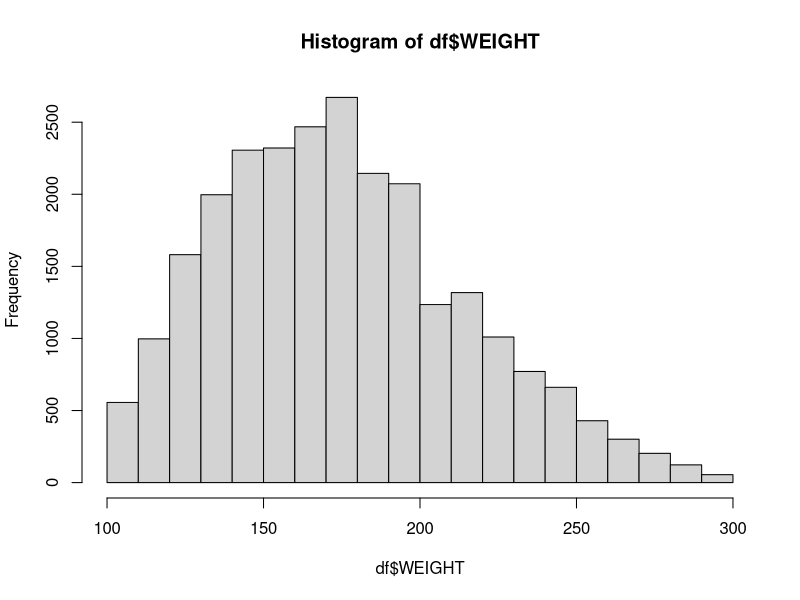
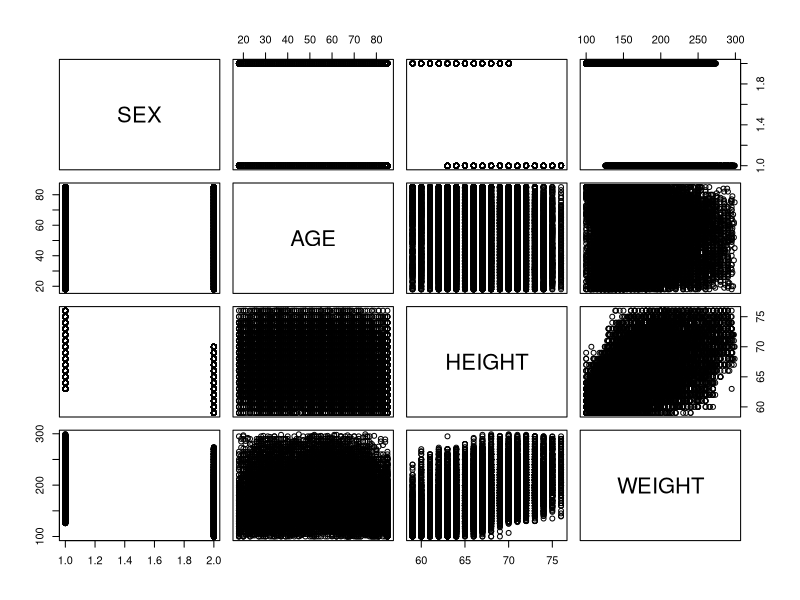

Here is the R script that generated these plots, in order:
## ---- chunk 1
knitr::opts_chunk$set(error = TRUE,        # suppress errors
                      message = FALSE,     # suppress messages
                      warning = FALSE,     # suppress warnings
                      fig.width = 8,
                      fig.height = 8,
                      # results = 'hide',  # suppress code output
                      echo = TRUE,         # suppress code
                      # fig.show = 'hide', # suppress plots
                      cache = FALSE         # enable caching
                      )        
# library(ggfortify)
# autoplot(lm(cars$dist ~ cars$speed))

file <- list.files(pattern="*.qmd")
newfile <- gsub("\\.qmd", ".txt", file)
file.copy(from = file, to = newfile, overwrite = TRUE)

df <- read.csv("df.csv")
write.table(x = df, file = "df.tsv", row.names = FALSE, sep = "\t\t", quote = FALSE)
file_a <- list.files(pattern="*.tsv")
newfile_a <- gsub("\\.tsv", ".txt", file_a)
file.copy(from = file_a, to = newfile_a, overwrite = TRUE)

zip(zipfile = "quarto-confidence-interval", 
    files = c("quarto-confidence-interval.qmd", 
              "style.scss", "reborn_1.bib", "logor.png",
              "quarto-confidence-interval.Rproj", 
              "_extensions/")
    )
## ---- chunk 2
df <- read.csv("df.csv")
head(df)
hist(df$WEIGHT)
plot(df)
